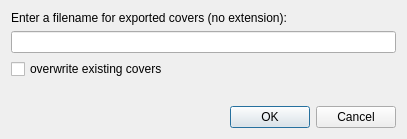
<?xml version="1.0" encoding="UTF-8"?>
<ui version="4.0">
 <class>ExportCoversDialog</class>
 <widget class="QDialog" name="ExportCoversDialog">
  <property name="geometry">
   <rect>
    <x>0</x>
    <y>0</y>
    <width>407</width>
    <height>139</height>
   </rect>
  </property>
  <property name="windowTitle">
   <string>Export covers</string>
  </property>
  <property name="windowIcon">
   <iconset resource="../../data/data.qrc">
    <normaloff>:/icon.png</normaloff>:/icon.png</iconset>
  </property>
  <layout class="QVBoxLayout" name="verticalLayout">
   <item>
    <layout class="QHBoxLayout" name="horizontalLayout_2">
     <item>
      <widget class="QLabel" name="fileNameLabel">
       <property name="sizePolicy">
        <sizepolicy hsizetype="Expanding" vsizetype="Preferred">
         <horstretch>0</horstretch>
         <verstretch>0</verstretch>
        </sizepolicy>
       </property>
       <property name="text">
        <string>Enter a filename for exported covers (no extension):</string>
       </property>
      </widget>
     </item>
    </layout>
   </item>
   <item>
    <layout class="QHBoxLayout" name="horizontalLayout">
     <item>
      <widget class="QLineEdit" name="fileName"/>
     </item>
    </layout>
   </item>
   <item>
    <widget class="QCheckBox" name="overwrite">
     <property name="text">
      <string>overwrite existing covers</string>
     </property>
    </widget>
   </item>
   <item>
    <spacer name="verticalSpacer">
     <property name="orientation">
      <enum>Qt::Vertical</enum>
     </property>
     <property name="sizeHint" stdset="0">
      <size>
       <width>20</width>
       <height>3</height>
      </size>
     </property>
    </spacer>
   </item>
   <item>
    <widget class="QDialogButtonBox" name="buttonBox">
     <property name="orientation">
      <enum>Qt::Horizontal</enum>
     </property>
     <property name="standardButtons">
      <set>QDialogButtonBox::Cancel|QDialogButtonBox::Ok</set>
     </property>
    </widget>
   </item>
  </layout>
 </widget>
 <resources>
  <include location="../../data/data.qrc"/>
 </resources>
 <connections>
  <connection>
   <sender>buttonBox</sender>
   <signal>accepted()</signal>
   <receiver>ExportCoversDialog</receiver>
   <slot>accept()</slot>
   <hints>
    <hint type="sourcelabel">
     <x>248</x>
     <y>254</y>
    </hint>
    <hint type="destinationlabel">
     <x>157</x>
     <y>274</y>
    </hint>
   </hints>
  </connection>
  <connection>
   <sender>buttonBox</sender>
   <signal>rejected()</signal>
   <receiver>ExportCoversDialog</receiver>
   <slot>reject()</slot>
   <hints>
    <hint type="sourcelabel">
     <x>316</x>
     <y>260</y>
    </hint>
    <hint type="destinationlabel">
     <x>286</x>
     <y>274</y>
    </hint>
   </hints>
  </connection>
 </connections>
</ui>
